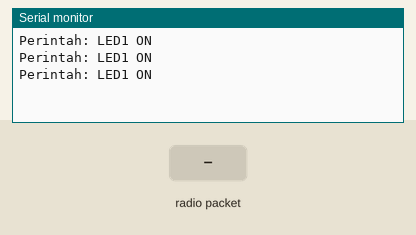
This sketch was run on a simulated Arduino Uno, built with avr-gcc and run on an emulated ATmega328P. Parts: the last lines printed to the serial monitor. Inputs (shaded band) come from the test bench. No radio packets arrive unless stated.

Above: at 5.4 s.
5.5 s: radio packet "1" arrives
At 7.5 s:
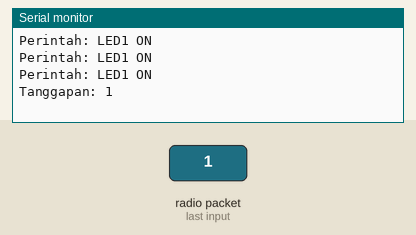
8.8 s: radio packet "0" arrives
At 10.2 s:
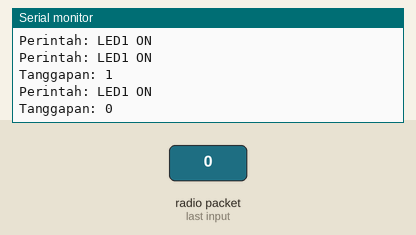
12.1 s: radio packet "2" arrives
At 12.7 s:
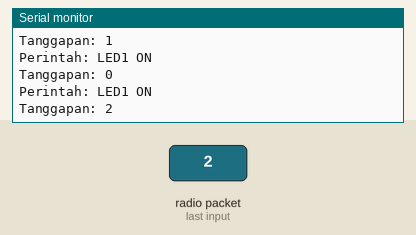

Measured:
- after the input at 5.5 s, the serial monitor: prints a new line after 1.7 s (image 1)
- after the input at 8.8 s, the serial monitor: prints a new line after 0.94 s (image 2)
- after the input at 12.1 s, the serial monitor: prints a new line after 0.20 s (image 3)

The sketch:

RF2arahBag1.ino
```cpp
// Komunikasi dua arah
//    yang menggunakan gelombang radio 413MHz
//    Versi bagian pengirim
// -------------------------------------------

#include "VirtualWire.h"

const byte PIN_PENGIRIM = 10;
const byte PIN_PENERIMA = 9;

byte wadah[VW_MAX_MESSAGE_LEN];
byte panjangPesan = VW_MAX_MESSAGE_LEN;

void setup()
{
  // Inisialisasi Pengirim
  vw_set_tx_pin(PIN_PENGIRIM);
  vw_set_rx_pin(PIN_PENERIMA);

  vw_setup(2000); // Kecepatan 2000 bit per detik
  vw_rx_start();   // Memulai penerimaan data

  // Inisialisasi port serial
  Serial.begin(9600);
}

void loop()
{
  kirimPerintah("LED1 ON");
  delay(3000);

  kirimPerintah("LED2 ON");
  delay(3000);

  kirimPerintah("LED2 OFF");
  delay(3000);

  kirimPerintah("LED1 OFF");
  delay(3000);
}

// ---------------------------------------
// Fungsi untuk mengirim perintah
//   dan memeriksa tanggapan dari penerima
//   Perintah akan diulang sekiranya
//   perintah dan tanggapan tidak sama
// ---------------------------------------
void kirimPerintah(char *perintah)
{
  int j;
  bool ok = false;
  char pesan[VW_MAX_MESSAGE_LEN + 1];

  do
  {
     // Kirim pesan
     Serial.print("Perintah: ");
     Serial.println(perintah);
     vw_send((uint8_t *) perintah, strlen(perintah));
     vw_wait_tx();

     delay(2000);

     // Ambil perintah
     if (vw_get_message(wadah, &panjangPesan))
     {
       for (j = 0; j < panjangPesan; j++)
         pesan[j] = wadah[j];

       pesan[j] = 0; // Pengakhir string
       Serial.print("Tanggapan: ");
       Serial.println(pesan);

       // Reset ke VW_MAX_MESSAGE_LEN
       //    untuk mengatasi bug di pustaka VirtualWire
       panjangPesan = VW_MAX_MESSAGE_LEN;
     }

     // Cek perintah
     if (strcmp(perintah, pesan) == 0)
       ok = true;
     else
       delay(500);
  }  while (not ok);
}
```
